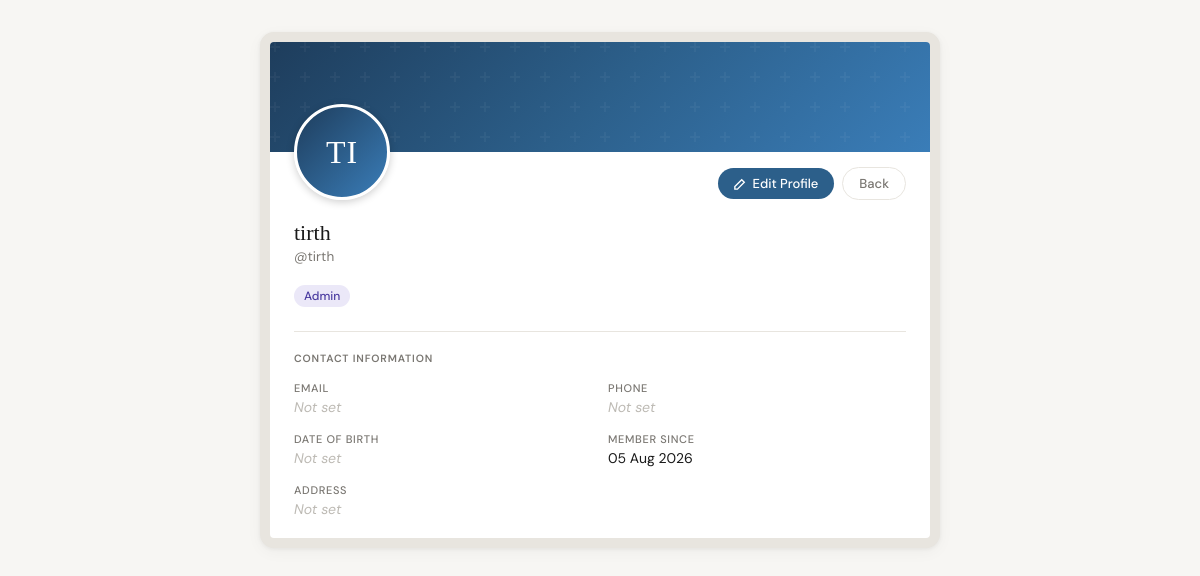
Screenshot of /adminpanel/profile/ (signed in) with the database file from the repository.
### app_modules/userapp/models.py (models this page shows, shortened)
class CustomUser(AbstractUser):
    role = models.CharField(max_length=20, choices=UserRole.choices, default=UserRole.USER)
    is_approved = models.BooleanField(default=False)
    phone_number = models.CharField(max_length=15, blank=True, null=True)
    profile_image = models.ImageField(upload_to="profiles/", null=True, blank=True)
    address = models.TextField(blank=True, null=True)
    date_of_birth = models.DateField(null=True, blank=True)
    aadhaar_number = models.CharField(max_length=12, blank=True, null=True, unique=True)
    pan_number = models.CharField(max_length=10, blank=True, null=True, unique=True)
    aadhaar_image = models.ImageField(upload_to="kyc/aadhaar/", null=True, blank=True)
    pan_image = models.ImageField(upload_to="kyc/pan/", null=True, blank=True)
    other_document_image = models.ImageField(upload_to="kyc/other/", null=True, blank=True)
    is_kyc_verified = models.BooleanField(default=False)
    registration_ip = models.GenericIPAddressField(null=True, blank=True)
    objects = CustomUserManager()
    @property
    def is_customer_role(self):
        return self.role == UserRole.USER

### app_modules/adminapp/views.py (the view)
# urls.py: path("profile/", views.admin_profile_view, name="admin_profile_view"),
@staff_member_required
def admin_profile_view(request):
    return render(request, "adminapp/profile.html", {})

### app_modules/userapp/context_processors.py (called while the page is built)
def header_counts(request):
    cart_count = 0
    wishlist_count = 0
    recent_orders = []
    if request.user.is_authenticated:
        cart = Cart.objects.filter(user=request.user).first()
        if cart:
            cart_count = cart.total_quantity
        wishlist_count = Wishlist.objects.filter(user=request.user).count()
        if request.user.is_customer_role:
            recent_orders = Order.objects.filter(customer=request.user).prefetch_related("items")[:3]
    return {
        "header_cart_count": cart_count,
        "header_wishlist_count": wishlist_count,
        "header_recent_orders": recent_orders,
    }

### app_modules/userapp/models.py (called while the page is built)
    @property
    def total_quantity(self):
        return sum(item.quantity for item in self.items.all())

### templates/adminapp/profile.html (shortened to what this page needs)
{% load static %}
<!DOCTYPE html>
<html lang="en">
<head>
</head>
<body>
<div class="container">
  {% if not edit_mode %}
  <div class="profile-card">
    <div class="profile-banner"></div>
    <div class="avatar-row">
      <div class="avatar-wrap">
        {% if user.profile_image %}
          <img src="{{ user.profile_image.url }}" alt="{{ user.username }}" class="avatar avatar-clickable" onclick="openLightbox(this.src)"/>
        {% else %}
          <div class="avatar-initials">
            {{ user.username|slice:":1"|upper }}{% if user.username|length > 1 %}{{ user.username|slice:"1:2"|upper }}{% endif %}
          </div>
        {% endif %}
      </div>
      <div class="btn-row">
        <a href="{% url 'admin_profile_edit' %}" class="btn btn-primary">
          <svg width="12" height="12" viewBox="0 0 14 14" fill="none" stroke="currentColor" stroke-width="1.6"><path d="M9 2l3 3L4 13H1v-3L9 2z"/></svg>
          Edit Profile
        </a>
        {% if user.role == 'Admin' %}
          <a href="{% url 'admin_index' %}" class="btn btn-outline">Back</a>
        {% else %}
          <a href="{% url 'home_page' %}" class="btn btn-outline">Back</a>
        {% endif %}
      </div>
    </div>
    <div class="profile-info">
      <div class="profile-name">
        {{ user.get_full_name|default:user.username }}
      </div>
      <div class="profile-username">@{{ user.username }}</div>
      <div style="margin-top: 10px; display: flex; flex-wrap: wrap; gap: 4px; align-items: center;">
        <span class="role-badge {% if user.role == 'Admin' %}role-admin{% else %}role-user{% endif %}">
          {{ user.role }}
        </span>
      </div>
    </div>
    <div class="divider"></div>
    <div class="info-section">
      <p class="section-label">Contact Information</p>
      <div class="info-grid">
        <div class="info-item">
          <label>Email</label>
          <span>{% if user.email %}{{ user.email }}{% else %}<span class="empty">Not set</span>{% endif %}</span>
        </div>
        <div class="info-item">
          <label>Phone</label>
          <span>{% if user.phone_number %}{{ user.phone_number }}{% else %}<span class="empty">Not set</span>{% endif %}</span>
        </div>
        <div class="info-item">
          <label>Date of Birth</label>
          <span>{% if user.date_of_birth %}{{ user.date_of_birth|date:"d M Y" }}{% else %}<span class="empty">Not set</span>{% endif %}</span>
        </div>
        <div class="info-item">
          <label>Member Since</label>
          <span>{{ user.date_joined|date:"d M Y" }}</span>
        </div>
        <div class="info-item full-width">
          <label>Address</label>
          <span>{% if user.address %}{{ user.address }}{% else %}<span class="empty">Not set</span>{% endif %}</span>
        </div>
      </div>
    </div>
  </div>
  {% endif %}
</div>
</body>
</html>

### templates/adminapp/profile.html (style rules this page uses)
*, *::before, *::after { box-sizing: border-box; margin: 0; padding: 0; }
:root { --bg: #F7F6F3; --card: #FFFFFF; --border: #E8E5DF; --text: #1A1A1A; --muted: #7A7772; --accent: #2C5F8A; --accent-light: #E8F0F8; --danger: #B83232; --danger-light: #FAEAEA; --success: #2A7A4B; --success-light: #E8F5EE; --warning: #7A5A1A; --warning-light: #FDF3DC; --avatar-size: 96px; --radius: 14px; --radius-sm: 8px; --shadow: 0 1px 4px rgba(0,0,0,0.06), 0 4px 16px rgba(0,0,0,0.04); }
body { font-family: 'DM Sans', sans-serif; background: var(--bg); color: var(--text); min-height: 100vh; padding: 2rem 1rem; }
.container { max-width: 680px; margin: 0 auto; }
.profile-card { background: var(--card); border-radius: var(--radius); border: 10px solid var(--border); box-shadow: var(--shadow); overflow: hidden; }
.profile-banner { height: 110px; background: linear-gradient(135deg, #1E3D5C 0%, #2C5F8A 50%, #3A7DB8 100%); position: relative; }
.profile-banner::after { content: ''; position: absolute; inset: 0; }
.avatar-row { padding: 0 1.5rem 1.25rem; display: flex; align-items: flex-end; justify-content: space-between; margin-top: calc(var(--avatar-size) / -2); }
.avatar-wrap { position: relative; }
.avatar-initials { width: var(--avatar-size); height: var(--avatar-size); border-radius: 50%; border: 3px solid var(--card); background: linear-gradient(135deg, #1E3D5C, #3A7DB8); display: flex; align-items: center; justify-content: center; font-family: 'Playfair Display', serif; font-size: 32px; font-weight: 500; color: #FFFFFF; box-shadow: 0 2px 8px rgba(0,0,0,0.2); user-select: none; letter-spacing: 1px; }
.btn-row { display: flex; gap: 8px; align-items: center; }
.btn { font-family: 'DM Sans', sans-serif; font-size: 13px; font-weight: 500; padding: 7px 16px; border-radius: 30px; border: none; cursor: pointer; text-decoration: none; display: inline-flex; align-items: center; gap: 6px; transition: opacity 0.15s, transform 0.12s; }
.btn-primary { background: var(--accent); color: #fff; }
.btn-outline { background: transparent; color: var(--muted); border: 1px solid var(--border); }
.profile-info { padding: 0 1.5rem 1.5rem; }
.profile-name { font-family: 'Playfair Display', serif; font-size: 22px; font-weight: 500; color: var(--text); line-height: 1.2; }
.profile-username { font-size: 13.5px; color: var(--muted); margin-top: 2px; }
.role-badge { display: inline-flex; align-items: center; gap: 5px; margin-top: 10px; padding: 3px 10px; border-radius: 20px; font-size: 12px; font-weight: 500; }
.role-admin { background: #EBE8F8; color: #4A3BA0; }
.divider { height: 1px; background: var(--border); margin: 0 1.5rem; }
.info-section { padding: 1.25rem 1.5rem; }
.section-label { font-size: 10.5px; font-weight: 600; letter-spacing: 0.08em; text-transform: uppercase; color: var(--muted); margin-bottom: 1rem; }
.info-grid { display: grid; grid-template-columns: 1fr 1fr; gap: 1rem; }
.info-item { display: flex; flex-direction: column; gap: 3px; }
.info-item label { font-size: 11px; color: var(--muted); text-transform: uppercase; letter-spacing: 0.06em; font-weight: 500; }
.info-item span { font-size: 14px; color: var(--text); font-weight: 400; }
.info-item span.empty { color: #BDBAB4; font-style: italic; }
.info-item.full-width { grid-column: 1 / -1; }

### rows the page displays
CustomUser: username "T", username "I", get_full_name "tirth", username "tirth", role "Admin", date_joined "05 Aug 2026"
